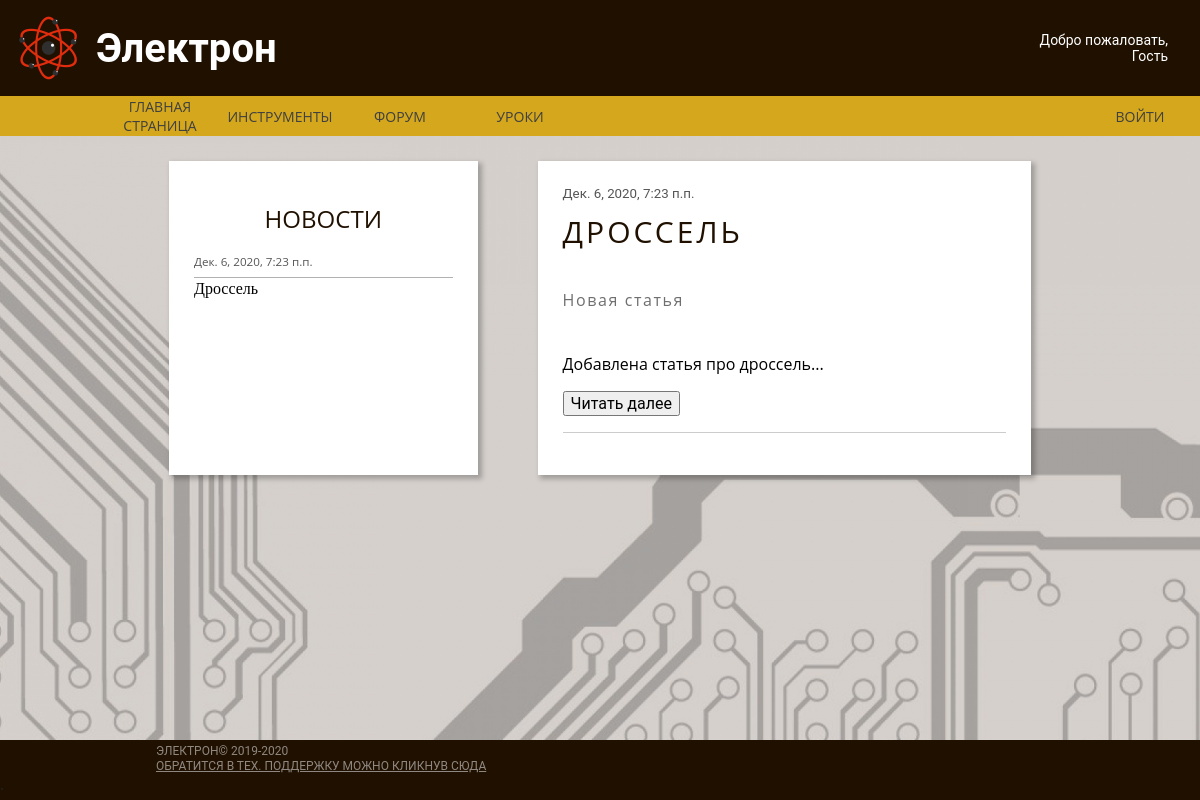
The page / on the database its author committed.
### Main/models.py (models this page shows, shortened)
class News(models.Model):
    Title = models.CharField("название", max_length=90)
    Subtitle = models.CharField("Под название", max_length=90)
    text = models.TextField("текст")
    pub_date_com = models.DateTimeField(default=datetime.datetime.now())

### Main/views.py (the view)
# urls.py: path("", hello.as_view(), name = 'main_url'),
class hello(TipRender, View):
    temp = 'First/index'

### Main/utils.py (called while the page is built)
def news():
    return reversed(News.objects.all())

def CheckCOOKIE(request):
    if "UserNick" in request.COOKIES:
        if request.COOKIES["UserNick"] != "":
            h = request.COOKIES["UserNick"]
        else:
            h = ""
    else:
        h = ""
    return h

    def get(self, request, **kwargs):
        h = CheckCOOKIE(request)
        if 'ROOT' in request.COOKIES:
            g = request.COOKIES['ROOT']
        else:
            g = 'False'
        if 'num' in kwargs:
            self.temp += kwargs['num']
            self.temp += '.html'
            return render(request, self.temp, context={'Nick': h, "ROOT": g, "news": news()})
        elif "Nic" in kwargs:
            n = get_object_or_404(user, Nickname_us=kwargs['Nic'])
            arts = Post.objects.filter(author_art__iexact=n.Nickname_us)
            self.temp += '.html'
            return render(request, self.temp,
                          context={'Nick': h, "ROOT": g, "Posts": arts, 'User': n, "news": news()})
        else:
            self.temp += '.html'
            return render(request, self.temp, context={'Nick': h, "ROOT": g, "news": news(), "News": news()})

### Main/templates/First/index.html
{% extends "First/Base_blok.html"%}
{% load static %}
{% block css %}
    <link rel="stylesheet" href="{% static 'css/normalize.css' %}">
    <link rel="stylesheet" href="{% static 'css/main.css' %}">
    <link rel="stylesheet" href="{% static 'css/article.css' %}">
{% endblock %}
{% block content %}
<div class="container main-container">
    <div class="container side-bar">
        <h1 class="item title side-bar-title">
            Новости
        </h1>
        {% for i in news %}
        <a class="item link side-bar-link">
            <span class="date">{{i.pub_date_com}} </span><a style="text-decoration: none; color: black" href="{% url 'new_detail_url' i.id %}">{{i.Title}}</a>
        </a>
        {% endfor %}
    </div>
    <div class="container generic">
        {% for i in News %}
        <div class="container article">
            <span class="item date">{{i.pub_date_com}}</span>
            <h1 class="item title generic-title">
                {{i.Title}}
            </h1>
            <h5 class="item subtitle generic-subtitle">
                {{i.Subtitle}}
            </h5>
            <p class="item text generic-text">
                {{i.text|slice:":255"}}...
            </p>
            <a href="{% url 'new_detail_url' i.id %}"><button class="item">Читать далее</button></a>
            <hr>
        </div>
        {% endfor %}
    </div>
</div>
{% endblock %}

### Main/static/css/main.css (style rules this page uses)
html { color: #222; font-size: 1em; line-height: 1.4; }
hr { display: block; height: 1px; border: 0; border-top: 1px solid #ccc; margin: 1em 0; padding: 0; }
.container { display: flex; flex-direction: column; flex-grow: 1; flex-shrink: 1; }
.item { font-family: Roboto, sans-serif; font-style: normal; font-weight: normal; line-height: normal; }
html, body { min-height: 100%; display: flex; flex-direction: column; }
body { background-image: url(/media/images/img/circutry.jpg); }
.main-container { flex: 1; flex-direction: row; margin-left: 12%; margin-right: 12%; padding: 25px; }
.generic { flex-shrink: 3; padding: 25px; background-color: #ffffff; box-shadow: 3px 3px 5px 1px rgba(0, 0, 0, 0.25); }
.generic-title { font-family: Open Sans, sans-serif; font-style: normal; font-weight: normal; line-height: normal; font-size: 30px; letter-spacing: 0.1em; text-transform: uppercase; margin-bottom: 10px; margin-top: 10px; color: #1f1000; }
.generic-subtitle { font-family: Open Sans, sans-serif; font-style: normal; font-weight: normal; line-height: normal; font-size: 16px; letter-spacing: 0.1em; color: #6F6F6F; }
.generic-text { font-family: Open Sans, sans-serif; font-style: normal; font-weight: normal; line-height: normal; font-size: 16px; color: #000000; }
.side-bar { padding: 25px; min-width: 15%; max-width: 30%; margin-right: 60px; background-color: #ffffff; box-shadow: 3px 3px 5px 1px rgba(0, 0, 0, 0.25); }
.side-bar-title { font-family: Open Sans, sans-serif; font-style: normal; font-weight: normal; font-size: 24px; text-transform: uppercase; text-align: center; color: #1f1000; }
.side-bar-link { font-family: Open Sans, sans-serif; font-style: normal; font-weight: normal; line-height: 20px; font-size: 14px; color: #000000; padding-bottom: 5px; border-bottom: 1px solid #B1B1B1; }
.date { font-size: smaller; color: #555555; }

### rows shown on the page
News: pub_date_com "Дек. 6, 2020, 7:23 п.п.", Title "Дроссель", Title "ДРОССЕЛЬ", Subtitle "Новая статья", text "Добавлена статья про дроссель"
